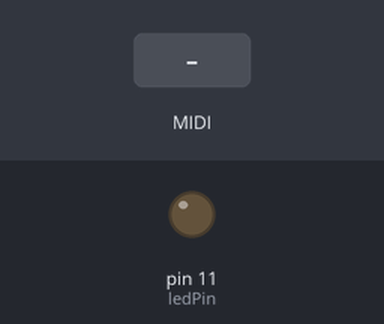
This sketch was run on a simulated Arduino Uno, built for the host (arithmetic inside an expression is 32-bit, double 64-bit). On the bench: output pins drawn as LEDs (lit = HIGH). The inputs (shaded band) are chosen by the test bench. MIDI output is not drawn.

Above: at 1.2 s.
1.3 s: MIDI note 36 received
At 2.7 s:
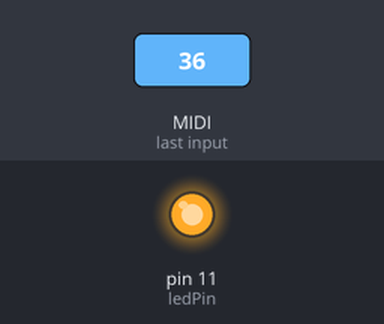
Timing chart, 0 to 8.8 s (numbered marks = the images above; inputs shaded):
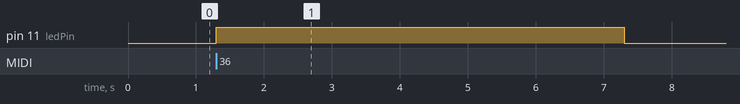

The sketch:

MidiJoy2.ino
```cpp
// A8MidiJoy
// Atari 8-Bit Music Interface Teensy / Teensyduino Code
// based on A8F for 2600 by Sebastian Tomczak (little-scale)
// adapted for Atari 8-bit by Frederik Holst (2014)
// http://www.phobotron.de/midijoy_en.html

/* Atari 8-Bit and Teensy Hardware Setup:

Atari Player 1 Pin 1 (Up)    ---> Teensy Port B0 (digital pin 0)
Atari Player 1 Pin 2 (Down)  ---> Teensy Port B1 (digital pin 1)
Atari Player 1 Pin 3 (Left)  ---> Teensy Port B2 (digital pin 2)
Atari Player 1 Pin 4 (Right) ---> Teensy Port B3 (digital pin 3)
Atari Player 1 Pin 6 (Fire)  ---> Teensy Port B7 (digital pin 4)
Atari Player 1 Pin 8 (GND)   ---> Teensy Ground

Atari Player 2 Pin 1 (Up)    ---> Teensy Port F4 (digital pin 19)
Atari Player 2 Pin 2 (Down)  ---> Teensy Port F5 (digital pin 18)
Atari Player 2 Pin 3 (Left)  ---> Teensy Port F6 (digital pin 17)
Atari Player 2 Pin 4 (Right) ---> Teensy Port F7 (digital pin 16)
Atari Player 2 Pin 6 (Fire)  ---> Teensy Port B6 (digital pin 15)

OPTIONAL:

Connect a "classic" serial MIDI I/O-board to Teensy Port D2 (RXD, digital pin 7)
and D3 (TXD, digital pin 8) respectively in order to connect older MIDI devices.
Schematics can be found here:
https://www.pjrc.com/teensy/td_libs_MIDI.html

*/

#include <MIDI.h>
// #define DEBUG 1

#define POKEY(x) (x+0)
#define SID(x) (x+16)
#define PSG(x) (x+22)

// define which MIDI channel should be mapped to which soundchip (multiple soundchips only work with PokeyMax extension on ATARI computers)
// POKEYs shoudl come first and have to come first when envelopes are to be used.
int MIDImap[] = {
  POKEY(0),
  POKEY(1),
  POKEY(2),
  POKEY(3),
  POKEY(4),
  POKEY(5),
  SID(6),
  SID(7),
  SID(8),
  SID(9),
  SID(10),
  SID(11),
  PSG(12),
  PSG(13),
  PSG(14),
  PSG(15)
};

byte data; // general working byte for serially-received data

byte channel;
byte pitch;
byte velocity;

int dT = 1000; // delay time for write cycles in microseconds

int voice[] = {255,255,255,255,255,255,255,255,255,255,255,255,255,255,255,255,255,255,255,255,255,255,255,255,255,255,255,255,255};
int vcount = 0;
int maxvoice = 16; // maximum number of simultaneous voices on the 8-Bit (Atari: 4, C64: 3, PokeyMax: 16)
int startchannel = 1; // first MIDI channel to be used - increase this by [maxvoice] if you use more than one interface
const int ledPin = 11;
const int F7 = 16;

MIDI_CREATE_DEFAULT_INSTANCE(); // required for MIDI library versions 4.2 and above

// Setup
void setup() {

#ifdef DEBUG
  Serial.begin(38400);
#endif

  pinMode(ledPin, OUTPUT);
  digitalWrite(ledPin, HIGH);

  PORTB = B00000000;
  PORTF = B10000000;

  MIDI.begin(MIDI_CHANNEL_OMNI);
  MIDI.setHandleNoteOn(doNote);
  MIDI.setHandleNoteOff(doNoteOff);
  MIDI.setHandlePitchBend(doPitchBend);

  usbMIDI.setHandleNoteOn(doNote);
  usbMIDI.setHandleNoteOff(doNoteOff);
  usbMIDI.setHandlePitchChange(doPitchBend);
}


// Main Program
void loop() {
  MIDI.read();
  usbMIDI.read();
}


// Functions

void doPitchBend(byte channel, int pitch_value) {
  uint8_t pitch_bend = (pitch_value >> 7) & 0x7f;
  writeatari(pitch_bend, 3);
#ifdef DEBUG
  Serial.println(pitch_bend);
#endif
}

void doNote(byte channel, byte pitch, byte velocity) {
#ifdef DEBUG
  if (velocity == 0) {
    Serial.println("ALERT: Note Off via Note On and 0 velocity not supported!");
  }
#endif
  if (channel > startchannel) {
    vcount = channel-startchannel;
    voice[vcount] = pitch;
  } else {
    for (int x=0;x<=(maxvoice-1);x++) {
      if (voice[x] == 255) {
        vcount = x;
        voice[vcount] = pitch;
        break;
      }
    }
  }

#ifdef DEBUG
  Serial.print("Voice on: ");
  Serial.println(MIDImap[vcount]);
#endif

  writeatari(MIDImap[vcount] | ((vcount & 12) << 3), 0);
  writeatari(((velocity / 8) | ((vcount & 3) << 4)), 1);
  writeatari(pitch, 2);
}

void doNoteOff(byte channel, byte pitch, byte velocity) {

  if (channel > startchannel) {
    vcount = channel-startchannel;
    voice[vcount] = 255;
  } else {
    for (int x=(maxvoice-1);x>=0;x--) {
      if (voice[x] == pitch) {
        vcount = x;
        voice[vcount] = 255;
        break;
      }
    }
  }

#ifdef DEBUG
  Serial.print("Voice off: ");
  Serial.println(MIDImap[vcount]);
#endif

  writeatari(MIDImap[vcount] | ((vcount & 12) << 3) , 0);
  writeatari(((vcount & 3) << 4), 1);
  writeatari(pitch, 2);
}

// WRITING DATA TO THE ATARI

void writeatari(uint8_t data, int msg_counter) {

  unsigned long timeout = millis();
  boolean written = false;

  digitalWrite(ledPin, HIGH);
  while (millis() - 1000 < timeout && written == false) {
    if (PINF & 0x80) {        // Is F7 set to high from the Atari?
      DDRF = ((~data) & 112);
      DDRB = ~((data & 15) | (msg_counter << 6));
      written = true;
    }
  }

  if (written == false) {
#ifdef DEBUG
    Serial.println("Message dropped:");
    Serial.println(msg_counter);
    Serial.println(data);
#endif
  } else {
    while (millis() - 1000 < timeout && (PINF & 0x80)) {}
  }
  digitalWrite(ledPin, LOW);
}
```

Measured:
- after the input at 1.3 s, pin 11 (ledPin): LOW → HIGH at once, → LOW 6.0 s later
